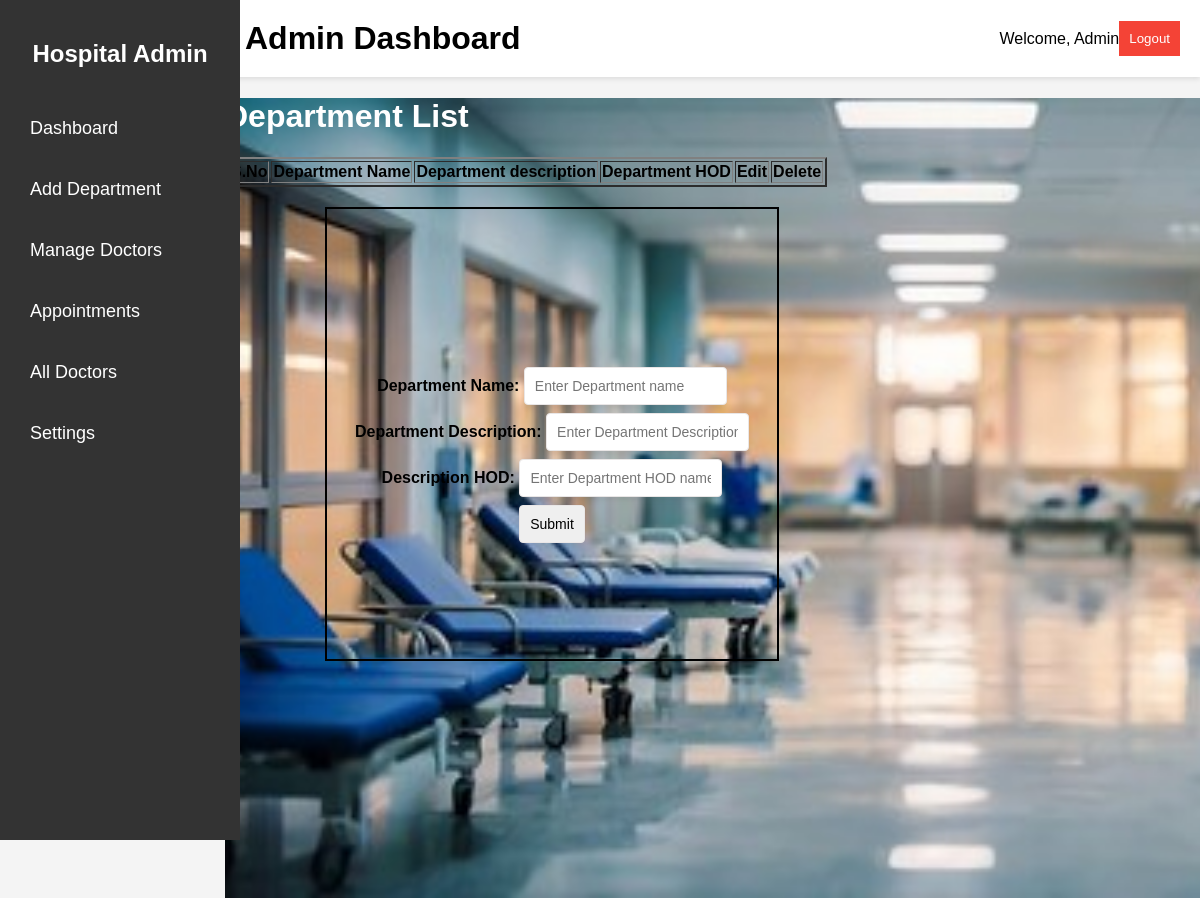
Before: /department/ with the older database file.
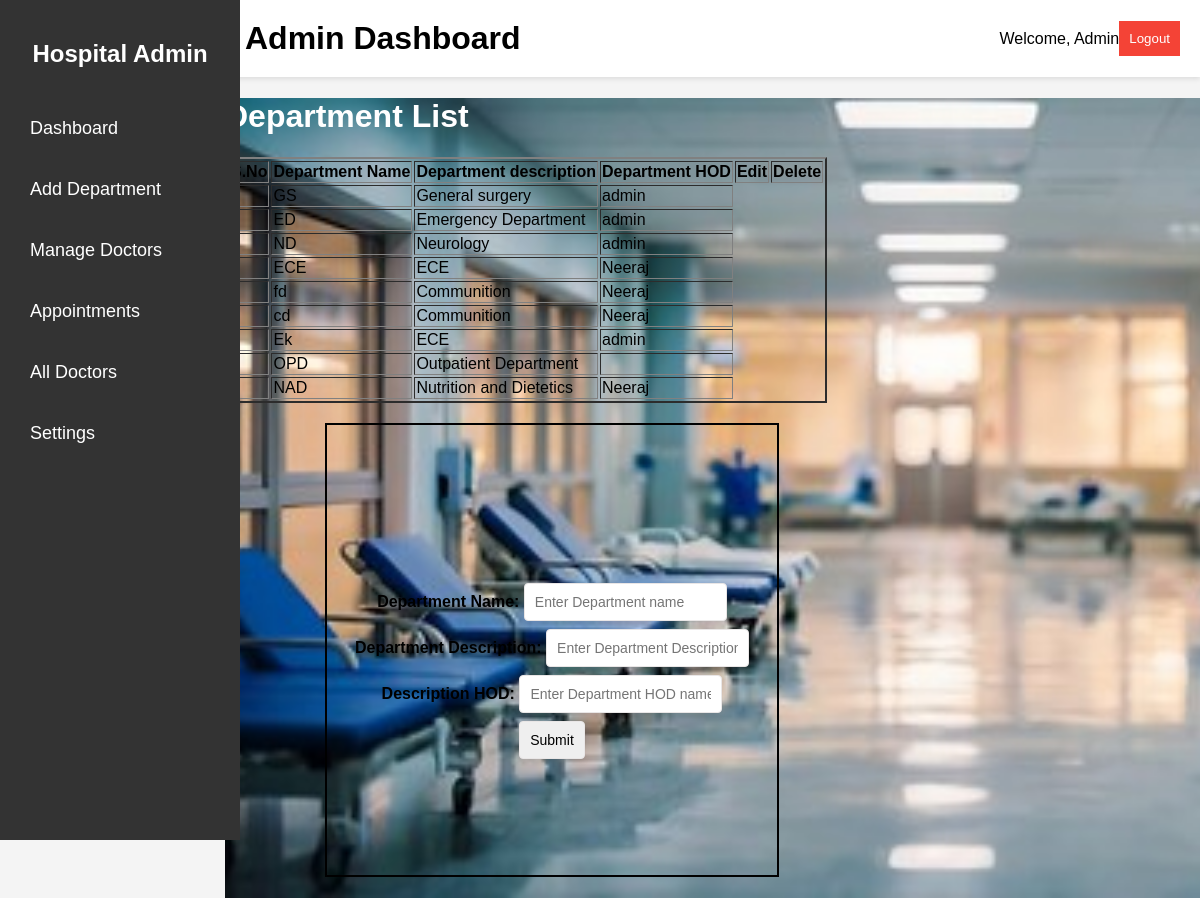
After: the same page with the newer database file.
### hospital/models.py (models this page shows, shortened)
class Department(models.Model):
    dep_name = models.CharField(max_length=50, unique=True)
    dep_description = models.CharField(max_length=50)
    dep_Hod = models.CharField(max_length=50)

### hospital/views.py (the view, shortened to what this page needs)
# urls.py: path('department/', views.department, name='department'),
def department(request):
    depdata1=Department.objects.all()
    return render(request,'department.html',{'data':depdata1.values})

### hospital/templates/department.html (shortened to what this page needs)
{% extends 'base.html' %}
{% load static %}
{% block css %} <link rel="stylesheet" href="{% static 'css/department.css' %}"> {% endblock %}
{% block Content %}
<div class="table-container">
    <h1 style="color: white;">Department List</h1>
    <table border="2px solid white" id="table-data" >
            <tr>
                <th>S.No</th>
                <th>Department Name</th>
                <th>Department description</th>
                <th>Department HOD</th>
                <th>Edit</th>
                <th>Delete</th>
            </tr>
            {% for i in data %}
            <tr>
                <td>{{ forloop.counter }}</td>
                <td>{{ i.dep_name }}</td>
                <td>{{ i.dep_description }}</td>
                <td>{{ i.dep_Hod}}</td>
            </tr>
            {% endfor %}
    </table>
</div>
<div class="dep_container">
 <form action="{% url 'department' %}" method="post" enctype="multipart/form-data" class="department-form">
       <label for="dep_name">Department Name:</label>
       <input type="text" name="dep_name" placeholder="Enter Department name">
       <br>
       <label for="dep_description">Department Description:</label>
       <input type="text" name="dep_description" placeholder="Enter Department Description">
       <br>
       <label for="dep_HOD">Description HOD:</label>
       <input type="text" name="dep_HOD" placeholder="Enter Department HOD name">
       <br>
       <input type="submit" value="Submit">
   </form>
</div>
{% endblock%}

Changed rows visible on the page:
added Department: dep_name "GS", dep_description "General surgery", dep_Hod "admin"
added Department: dep_name "ED", dep_description "Emergency Department", dep_Hod "admin"
added Department: dep_name "ND", dep_description "Neurology", dep_Hod "admin"
added Department: dep_name "ECE", dep_description "ECE", dep_Hod "Neeraj"
added Department: dep_name "fd", dep_description "Communition", dep_Hod "Neeraj"
added Department: dep_name "cd", dep_description "Communition", dep_Hod "Neeraj"
added Department: dep_name "Ek", dep_description "ECE", dep_Hod "admin"
added Department: dep_name "OPD", dep_description "Outpatient Department"
added Department: dep_name "NAD", dep_description "Nutrition and Dietetics", dep_Hod "Neeraj"
